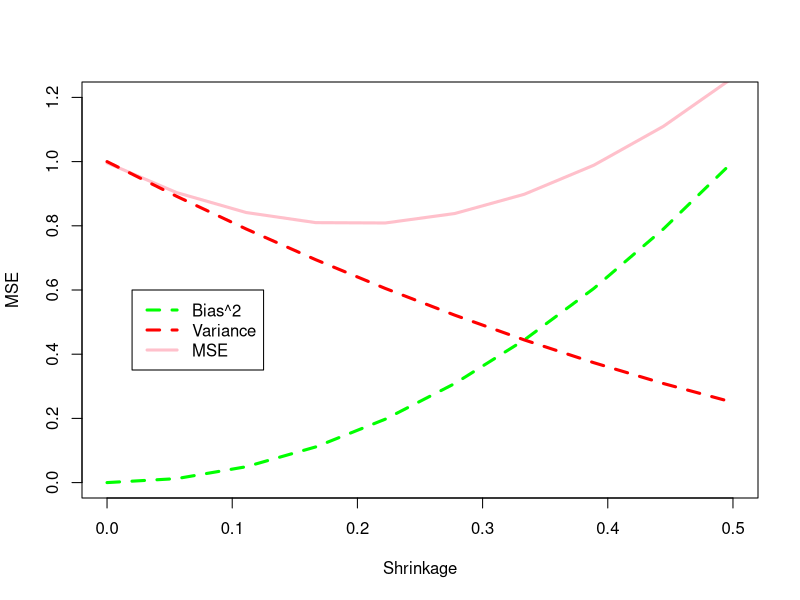

The R source for this figure:
mu <-2
Z <-rnorm(20000, mu)
MSE <-function(estimate, mu) {
        return(sum((estimate -mu)^2) /length(estimate))
}

n <-10
shrink <-seq(0,0.5, length=n)
mse <-numeric(n)
bias <-numeric(n)
variance <-numeric(n)

for (i in 1:n) {
        mse[i] <- MSE((1 -shrink[i]) *Z, mu)
        bias[i] <- mu *shrink[i]
        variance[i] <- (1 -shrink[i])^2
}

# Bias-Variance tradeoff plot

plot(shrink, mse, xlab='Shrinkage', ylab='MSE', type='l', col='pink', 
     lwd=3, lty=1, ylim=c(0,1.2))

lines(shrink, bias^2, col='green', lwd=3, lty=2)

lines(shrink, variance, col='red', lwd=3, lty=2)

legend(0.02,0.6, c('Bias^2', 'Variance', 'MSE'), col=c('green', 'red', 
                                                       'pink'), lwd=rep(3,3), lty=c(2,2,1))


